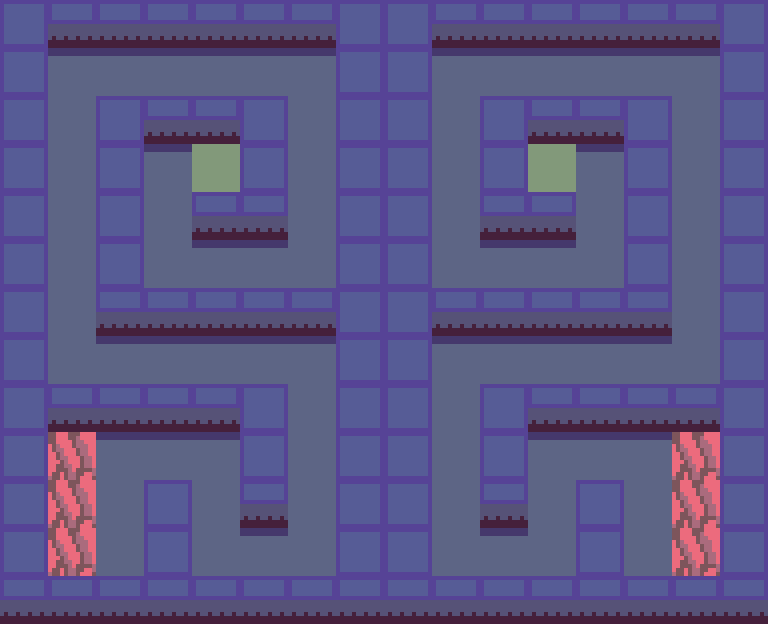

This game map was drawn from its Tiled (.tmx) file and the tilesets committed beside it. A one-line description and the trimmed map source follow:
An orthogonal 16x13 tile map with 48x48 px tiles, 1 tile layer (top3), 2 tilesets.

<map version="1.10" tiledversion="1.10.1" orientation="orthogonal" renderorder="right-down" width="16" height="13" tilewidth="48" tileheight="48" infinite="0" nextlayerid="2" nextobjectid="1">
 <editorsettings>
  <export target="../../assets/Laberinto3.tmj" format="json" />
 </editorsettings>
 <tileset firstgid="1" name="Tiles0" tilewidth="48" tileheight="48" tilecount="50" columns="10">
  <image source="../Tiles.png" width="480" height="240" />
  <tile id="0">
   <properties>
    <property name="enter" type="bool" value="false" />
    <property name="ge_collide" type="bool" value="true" />
   </properties>
  </tile>
  <tile id="1">
   <properties>
    <property name="enter" type="bool" value="false" />
    <property name="ge_collide" type="bool" value="false" />
   </properties>
  </tile>
  <tile id="2">
   <properties>
    <property name="enter" type="bool" value="false" />
    <property name="ge_collide" type="bool" value="false" />
   </properties>
  </tile>
  <tile id="3">
   <properties>
    <property name="enter" type="bool" value="false" />
    <property name="ge_collide" type="bool" value="false" />
   </properties>
  </tile>
  <tile id="4">
   <properties>
    <property name="enter" type="bool" value="false" />
    <property name="ge_collide" type="bool" value="true" />
   </properties>
  </tile>
  <tile id="5">
   <properties>
    <property name="enter" type="bool" value="false" />
    <property name="ge_collide" type="bool" value="false" />
   </properties>
  </tile>
  <tile id="6">
   <properties>
    <property name="enter" type="bool" value="false" />
    <property name="ge_collide" type="bool" value="false" />
   </properties>
  </tile>
  <tile id="7">
   <properties>
    <property name="enter" type="bool" value="false" />
    <property name="ge_collide" type="bool" value="false" />
   </properties>
  </tile>
  <tile id="8">
   <properties>
    <property name="enter" type="bool" value="false" />
    <property name="ge_collide" type="bool" value="true" />
   </properties>
  </tile>
  <tile id="9">
   <properties>
    <property name="enter" type="bool" value="false" />
    <property name="ge_collide" type="bool" value="false" />
   </properties>
  </tile>
  <tile id="10">
   <properties>
    <property name="enter" type="bool" value="false" />
    <property name="ge_collide" type="bool" value="false" />
   </properties>
  </tile>
  <tile id="11">
   <properties>
    <property name="enter" type="bool" value="false" />
    <property name="ge_collide" type="bool" value="false" />
   </properties>
  </tile>
  <tile id="12">
   <properties>
    <property name="enter" type="bool" value="false" />
    <property name="ge_collide" type="bool" value="false" />
   </properties>
  </tile>
  <tile id="13">
   <properties>
    <property name="enter" type="bool" value="false" />
    <property name="ge_collide" type="bool" value="false" />
   </properties>
  </tile>
  <tile id="14">
   <properties>
    <property name="enter" type="bool" value="false" />
    <property name="ge_collide" type="bool" value="true" />
   </properties>
  </tile>
  <tile id="15">
   <properties>
    <property name="enter" type="bool" value="false" />
    <property name="ge_collide" type="bool" value="false" />
   </properties>
  </tile>
  <tile id="16">
   <properties>
    <property name="enter" type="bool" value="false" />
    <property name="ge_collide" type="bool" value="false" />
   </properties>
  </tile>
  <tile id="17">
   <properties>
    <property name="enter" type="bool" value="false" />
    <property name="ge_collide" type="bool" value="false" />
   </properties>
  </tile>
  <tile id="18">
   <properties>
    <property name="enter" type="bool" value="false" />
    <property name="ge_collide" type="bool" value="false" />
   </properties>
  </tile>
  <tile id="19">
   <properties>
    <property name="enter" type="bool" value="false" />
    <property name="ge_collide" type="bool" value="false" />
   </properties>
  </tile>
  <tile id="20">
   <properties>
    <property name="enter" type="bool" value="false" />
    <property name="ge_collide" type="bool" value="false" />
   </properties>
  </tile>
  <tile id="21">
   <properties>
    <property name="enter" type="bool" value="false" />
    <property name="ge_collide" type="bool" value="false" />
   </properties>
  </tile>
  <tile id="22">
   <properties>
    <property name="enter" type="bool" value="false" />
    <property name="ge_collide" type="bool" value="false" />
   </properties>
  </tile>
  <tile id="23">
   <properties>
    <property name="enter" type="bool" value="false" />
    <property name="ge_collide" type="bool" value="false" />
   </properties>
  </tile>
  <tile id="24">
   <properties>
    <property name="enter" type="bool" value="false" />
    <property name="ge_collide" type="bool" value="false" />
   </properties>
  </tile>
  <tile id="25">
   <properties>
    <property name="enter" type="bool" value="false" />
    <property name="ge_collide" type="bool" value="false" />
   </properties>
  </tile>
  <tile id="26">
   <properties>
    <property name="enter" type="bool" value="false" />
    <property name="ge_collide" type="bool" value="false" />
   </properties>
  </tile>
  <tile id="27">
   <properties>
    <property name="enter" type="bool" value="false" />
    <property name="ge_collide" type="bool" value="false" />
   </properties>
  </tile>
  <tile id="28">
   <properties>
    <property name="enter" type="bool" value="false" />
    <property name="ge_collide" type="bool" value="false" />
   </properties>
  </tile>
  <tile id="29">
   <properties>
    <property name="enter" type="bool" value="false" />
    <property name="ge_collide" type="bool" value="false" />
   </properties>
  </tile>
  <tile id="30">
   <properties>
    <property name="enter" type="bool" value="false" />
    <property name="ge_collide" type="bool" value="false" />
   </properties>
  </tile>
  <tile id="31">
   <properties>
    <property name="enter" type="bool" value="false" />
    <property name="ge_collide" type="bool" value="false" />
   </properties>
  </tile>
  <tile id="32">
   <properties>
    <property name="enter" type="bool" value="false" />
    <property name="ge_collide" type="bool" value="false" />
   </properties>
  </tile>
  <tile id="33">
   <properties>
    <property name="enter" type="bool" value="false" />
    <property name="ge_collide" type="bool" value="true" />
   </properties>
  </tile>
  <tile id="34">
   <properties>
    <property name="enter" type="bool" value="false" />
    <property name="ge_collide" type="bool" value="true" />
   </properties>
  </tile>
  <tile id="35">
   <properties>
    <property name="enter" type="bool" value="false" />
    <property name="ge_collide" type="bool" value="false" />
   </properties>
  </tile>
  <tile id="36">
   <properties>
    <property name="enter" type="bool" value="false" />
    <property name="ge_collide" type="bool" value="false" />
   </properties>
  </tile>
  <tile id="37">
   <properties>
    <property name="enter" type="bool" value="false" />
    <property name="ge_collide" type="bool" value="false" />
   </properties>
  </tile>
  <tile id="38">
   <properties>
    <property name="enter" type="bool" value="false" />
    <property name="ge_collide" type="bool" value="false" />
   </properties>
  </tile>
  <tile id="39">
   <properties>
    <property name="enter" type="bool" value="false" />
    <property name="ge_collide" type="bool" value="false" />
   </properties>
  </tile>
  <tile id="40">
   <properties>
    <property name="enter" type="bool" value="true" />
    <property name="ge_collide" type="bool" value="false" />
   </properties>
  </tile>
  <tile id="41">
   <properties>
    <property name="enter" type="bool" value="false" />
    <property name="ge_collide" type="bool" value="false" />
   </properties>
  </tile>
  <tile id="42">
   <properties>
    <property name="enter" type="bool" value="false" />
    <property name="ge_collide" type="bool" value="false" />
   </properties>
  </tile>
  <tile id="43">
   <properties>
    <property name="enter" type="bool" value="false" />
    <property name="ge_collide" type="bool" value="false" />
   </properties>
  </tile>
  <tile id="44">
   <properties>
    <property name="enter" type="bool" value="false" />
    <property name="ge_collide" type="bool" value="false" />
   </properties>
  </tile>
  <tile id="45">
   <properties>
    <property name="enter" type="bool" value="false" />
    <property name="ge_collide" type="bool" value="false" />
   </properties>
  </tile>
  <tile id="46">
   <properties>
    <property name="enter" type="bool" value="false" />
    <property name="ge_collide" type="bool" value="false" />
   </properties>
  </tile>
  <tile id="47">
   <properties>
    <property name="enter" type="bool" value="false" />
    <property name="ge_collide" type="bool" value="false" />
   </properties>
  </tile>
  <tile id="48">
   <properties>
    <property name="enter" type="bool" value="false" />
    <property name="ge_collide" type="bool" value="false" />
   </properties>
  </tile>
  <tile id="49">
   <properties>
    <property name="enter" type="bool" value="false" />
    <property name="ge_collide" type="bool" value="false" />
   </properties>
  </tile>
 </tileset>
 <tileset firstgid="51" name="Tiles" tilewidth="48" tileheight="48" tilecount="40" columns="10">
  <image source="../AseTiles/Tiles.png" width="480" height="192" />
 </tileset>
 <layer id="1" name="top3" width="16" height="13">
  <data>[208 cells, 208 non-empty, 7 distinct tile ids]</data>
 </layer>
</map>
